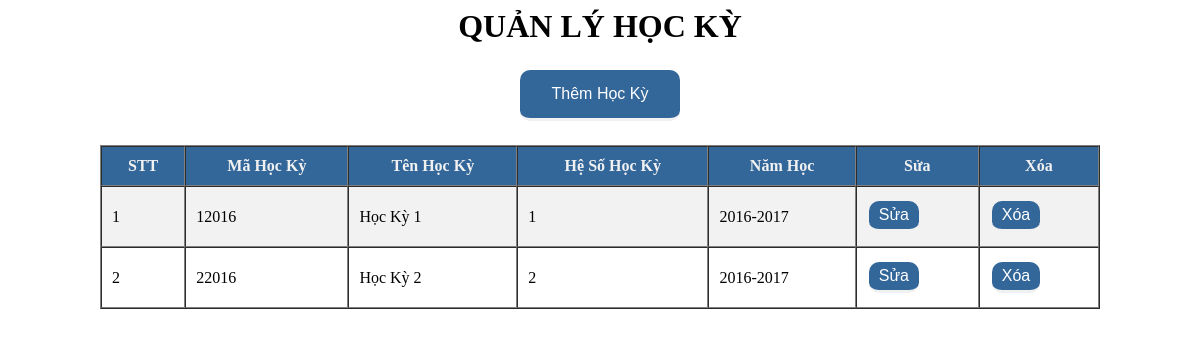
Page /admin/hocki/hienthihk.php on the committed database.
### tables this page shows
CREATE TABLE `hocky` (
  `MaHocKy` varchar(10) NOT NULL,
  `TenHocKy` varchar(50) NOT NULL,
  `HeSoHK` int(1) NOT NULL,
  `NamHoc` char(10) NOT NULL
);

### classes/hocki.class.php (called while the page is built, shortened)
<?php
class hocki extends DB
{
    function allquery()
    {
        $con=$this->connect();
        $sql='select * from hocky';
        $query=mysqli_query($con,$sql);
        $result=array();
        if($query)
        {
            while($row=mysqli_fetch_assoc($query))
            {
                $result[]=$row;
            }
        }
        return $result;
    }
}

### admin/hocki/hienthihk.php (the view, shortened to what this page needs)
   <link rel="stylesheet" href="../../assets/css/css/stylea.css">
<H1 align="center" style="font-family: Tahoma;font-weight: bold">QUẢN LÝ HỌC KỲ</H1>
<h2 align="center"><a href="hocki/add_hk.php"><button type='button' class = "add-button">Thêm Học Kỳ</button> </a></h2>
<table align='center' width='1000' border='1' cellspacing="0" cellpadding="10" >
    <tr class  = "ToT">
        <td>STT</td>
        <td>Mã Học Kỳ</td>
        <td>Tên Học Kỳ</td>
        <td>Hệ Số Học Kỳ</td>
        <td>Năm Học</td>
        <td>Sửa</td>
        <td>Xóa</td>
    </tr>
<?php
REQUIRE "../classes/hocki.class.php";
$connection= new hocki();
$con=$connection->allquery();
$stt=0;
foreach($con as $row)
{
    $stt++;
    $row_color = ($stt % 2 == 0) ? "#ffffff" : "#f2f2f2";
    echo "<tr style='background-color: $row_color;'>";
    echo "<td>$stt</td>";
    echo "<td>$row[MaHocKy]</td>";
    echo "<td>$row[TenHocKy]</td>";
    echo "<td>$row[HeSoHK]</td>";
    echo "<td>$row[NamHoc]</td>";
    echo "<td>
        <a href='hocki/sua_hk.php?cmahk=$row[MaHocKy]'>
    <button type='button' class = 'fix-button'>Sửa</button>
        </a>
    </td>";
    echo "<td>
        <a href='hocki/xoa_hk.php?cmahk=$row[MaHocKy]' onclick='return XacNhan();'>
    <button type='button' class = 'fix-button'>Xóa</button>
        </a>
    </td>";
    echo "</tr>";
}
?>

### assets/css/css/stylea.css (style rules this page uses)
.ToT { color: #f1f1f1; background-color: #336699; text-align: center; font-weight: bold; }

### rows in the picture
hocky: MaHocKy "12016", TenHocKy "Học Kỳ 1", HeSoHK "1", NamHoc "2016-2017"
hocky: MaHocKy "22016", TenHocKy "Học Kỳ 2", HeSoHK "2", NamHoc "2016-2017"
